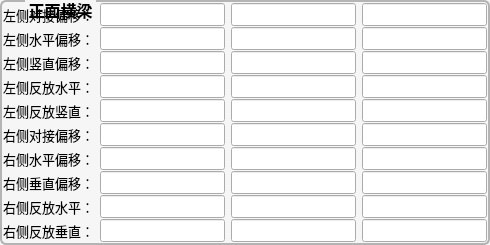
             <widget class="QGroupBox" name="groupBox_13">
              <property name="font">
               <font>
                <pointsize>12</pointsize>
                <bold>true</bold>
               </font>
              </property>
              <property name="styleSheet">
               <string notr="true">QGroupBox {
	color: rgb(0, 0, 0);
	background-color: #f6f6f6;
    border-width: 2px;
    border-radius: 6px;
   border-style:solid;
  border-color: #b4b4b4;
  margin-top: 2ex;
}
QGroupBox::title {
     subcontrol-origin: margin;
     subcontrol-position: top left;
   left:25px;
     margin-left: 0px;
     padding:0 1px;
}</string>
              </property>
              <property name="title">
               <string>正面横梁</string>
              </property>
              <property name="alignment">
               <set>Qt::AlignCenter</set>
              </property>
              <layout class="QGridLayout" name="gridLayout_14">
               <property name="leftMargin">
                <number>1</number>
               </property>
               <property name="topMargin">
                <number>1</number>
               </property>
               <property name="rightMargin">
                <number>1</number>
               </property>
               <property name="bottomMargin">
                <number>1</number>
               </property>
               <property name="horizontalSpacing">
                <number>6</number>
               </property>
               <property name="verticalSpacing">
                <number>1</number>
               </property>
               <item row="6" column="1">
                <widget class="QLineEdit" name="lineEdit_Front_R_Beam_H_X_Shift">
                 <property name="font">
                  <font>
                   <pointsize>10</pointsize>
                   <bold>false</bold>
                  </font>
                 </property>
                </widget>
               </item>
               <item row="9" column="0">
                <widget class="QLabel" name="label_65">
                 <property name="font">
                  <font>
                   <pointsize>10</pointsize>
                   <bold>false</bold>
                  </font>
                 </property>
                 <property name="styleSheet">
                  <string notr="true">color: rgb(0, 0, 0);</string>
                 </property>
                 <property name="text">
                  <string>右侧反放垂直：</string>
                 </property>
                </widget>
               </item>
               <item row="3" column="3">
                <widget class="QLineEdit" name="lineEdit_Front_L_Beam_DH_Z_Shift">
                 <property name="font">
                  <font>
                   <pointsize>10</pointsize>
                   <bold>false</bold>
                  </font>
                 </property>
                </widget>
               </item>
               <item row="5" column="2">
                <widget class="QLineEdit" name="lineEdit_Front_Beam_Region2_Y_Shift">
                 <property name="font">
                  <font>
                   <pointsize>10</pointsize>
                   <bold>false</bold>
                  </font>
                 </property>
                </widget>
               </item>
               <item row="2" column="2">
                <widget class="QLineEdit" name="lineEdit_Front_L_Beam_V_Y_Shift">
                 <property name="font">
                  <font>
                   <pointsize>10</pointsize>
                   <bold>false</bold>
                  </font>
                 </property>
                </widget>
               </item>
               <item row="8" column="0">
                <widget class="QLabel" name="label_64">
                 <property name="font">
                  <font>
                   <pointsize>10</pointsize>
                   <bold>false</bold>
                  </font>
                 </property>
                 <property name="styleSheet">
                  <string notr="true">color: rgb(0, 0, 0);</string>
                 </property>
                 <property name="text">
                  <string>右侧反放水平：</string>
                 </property>
                </widget>
               </item>
               <item row="1" column="0">
                <widget class="QLabel" name="label_54">
                 <property name="sizePolicy">
                  <sizepolicy hsizetype="Preferred" vsizetype="Preferred">
                   <horstretch>0</horstretch>
                   <verstretch>0</verstretch>
                  </sizepolicy>
                 </property>
                 <property name="font">
                  <font>
                   <pointsize>10</pointsize>
                   <bold>false</bold>
                  </font>
                 </property>
                 <property name="styleSheet">
                  <string notr="true">color: rgb(0, 0, 0);</string>
                 </property>
                 <property name="text">
                  <string>左侧水平偏移：</string>
                 </property>
                </widget>
               </item>
               <item row="1" column="3">
                <widget class="QLineEdit" name="lineEdit_Front_L_Beam_H_Z_Shift">
                 <property name="font">
                  <font>
                   <pointsize>10</pointsize>
                   <bold>false</bold>
                  </font>
                 </property>
                </widget>
               </item>
               <item row="3" column="0">
                <widget class="QLabel" name="label_62">
                 <property name="sizePolicy">
                  <sizepolicy hsizetype="Preferred" vsizetype="Preferred">
                   <horstretch>0</horstretch>
                   <verstretch>0</verstretch>
                  </sizepolicy>
                 </property>
                 <property name="font">
                  <font>
                   <pointsize>10</pointsize>
                   <bold>false</bold>
                  </font>
                 </property>
                 <property name="styleSheet">
                  <string notr="true">color: rgb(0, 0, 0);</string>
                 </property>
                 <property name="text">
                  <string>左侧反放水平：</string>
                 </property>
                </widget>
               </item>
               <item row="0" column="0">
                <widget class="QLabel" name="label_49">
                 <property name="font">
                  <font>
                   <pointsize>10</pointsize>
                   <bold>false</bold>
                  </font>
                 </property>
                 <property name="styleSheet">
                  <string notr="true">color: rgb(0, 0, 0);</string>
                 </property>
                 <property name="text">
                  <string>左侧对接偏移：</string>
                 </property>
                </widget>
               </item>
               <item row="4" column="0">
                <widget class="QLabel" name="label_63">
                 <property name="sizePolicy">
                  <sizepolicy hsizetype="Preferred" vsizetype="Preferred">
                   <horstretch>0</horstretch>
                   <verstretch>0</verstretch>
                  </sizepolicy>
                 </property>
                 <property name="font">
                  <font>
                   <pointsize>10</pointsize>
                   <bold>false</bold>
                  </font>
                 </property>
                 <property name="styleSheet">
                  <string notr="true">color: rgb(0, 0, 0);</string>
                 </property>
                 <property name="text">
                  <string>左侧反放竖直：</string>
                 </property>
                </widget>
               </item>
               <item row="9" column="3">
                <widget class="QLineEdit" name="lineEdit_Front_R_Beam_DV_Z_Shift">
                 <property name="font">
                  <font>
                   <pointsize>10</pointsize>
                   <bold>false</bold>
                  </font>
                 </property>
                </widget>
               </item>
               <item row="6" column="0">
                <widget class="QLabel" name="label_48">
                 <property name="font">
                  <font>
                   <pointsize>10</pointsize>
                   <bold>false</bold>
                  </font>
                 </property>
                 <property name="styleSheet">
                  <string notr="true">color: rgb(0, 0, 0);</string>
                 </property>
                 <property name="text">
                  <string>右侧水平偏移：</string>
                 </property>
                </widget>
               </item>
               <item row="4" column="1">
                <widget class="QLineEdit" name="lineEdit_Front_L_Beam_DV_X_Shift">
                 <property name="font">
                  <font>
                   <pointsize>10</pointsize>
                   <bold>false</bold>
                  </font>
                 </property>
                </widget>
               </item>
               <item row="7" column="3">
                <widget class="QLineEdit" name="lineEdit_Front_R_Beam_V_Z_Shift">
                 <property name="font">
                  <font>
                   <pointsize>10</pointsize>
                   <bold>false</bold>
                  </font>
                 </property>
                </widget>
               </item>
               <item row="0" column="3">
                <widget class="QLineEdit" name="lineEdit_Front_Beam_Region1_Z_Shift">
                 <property name="font">
                  <font>
                   <pointsize>10</pointsize>
                   <bold>false</bold>
                  </font>
                 </property>
                </widget>
               </item>
               <item row="8" column="3">
                <widget class="QLineEdit" name="lineEdit_Front_R_Beam_DH_Z_Shift">
                 <property name="font">
                  <font>
                   <pointsize>10</pointsize>
                   <bold>false</bold>
                  </font>
                 </property>
                </widget>
               </item>
               <item row="5" column="0">
                <widget class="QLabel" name="label_46">
                 <property name="font">
                  <font>
                   <pointsize>10</pointsize>
                   <bold>false</bold>
                  </font>
                 </property>
                 <property name="styleSheet">
                  <string notr="true">color: rgb(0, 0, 0);</string>
                 </property>
                 <property name="text">
                  <string>右侧对接偏移：</string>
                 </property>
                </widget>
               </item>
               <item row="1" column="1">
                <widget class="QLineEdit" name="lineEdit_Front_L_Beam_H_X_Shift">
                 <property name="font">
                  <font>
                   <pointsize>10</pointsize>
                   <bold>false</bold>
                  </font>
                 </property>
                </widget>
               </item>
               <item row="8" column="2">
                <widget class="QLineEdit" name="lineEdit_Front_R_Beam_DH_Y_Shift">
                 <property name="font">
                  <font>
                   <pointsize>10</pointsize>
                   <bold>false</bold>
                  </font>
                 </property>
                </widget>
               </item>
               <item row="4" column="2">
                <widget class="QLineEdit" name="lineEdit_Front_L_Beam_DV_Y_Shift">
                 <property name="font">
                  <font>
                   <pointsize>10</pointsize>
                   <bold>false</bold>
                  </font>
                 </property>
                </widget>
               </item>
               <item row="7" column="0">
                <widget class="QLabel" name="label_53">
                 <property name="font">
                  <font>
                   <pointsize>10</pointsize>
                   <bold>false</bold>
                  </font>
                 </property>
                 <property name="styleSheet">
                  <string notr="true">color: rgb(0, 0, 0);</string>
                 </property>
                 <property name="text">
                  <string>右侧垂直偏移：</string>
                 </property>
                </widget>
               </item>
               <item row="9" column="2">
                <widget class="QLineEdit" name="lineEdit_Front_R_Beam_DV_Y_Shift">
                 <property name="font">
                  <font>
                   <pointsize>10</pointsize>
                   <bold>false</bold>
                  </font>
                 </property>
                </widget>
               </item>
               <item row="2" column="0">
                <widget class="QLabel" name="label_57">
                 <property name="sizePolicy">
                  <sizepolicy hsizetype="Preferred" vsizetype="Preferred">
                   <horstretch>0</horstretch>
                   <verstretch>0</verstretch>
                  </sizepolicy>
                 </property>
                 <property name="font">
                  <font>
                   <pointsize>10</pointsize>
                   <bold>false</bold>
                  </font>
                 </property>
                 <property name="styleSheet">
                  <string notr="true">color: rgb(0, 0, 0);</string>
                 </property>
                 <property name="text">
                  <string>左侧竖直偏移：</string>
                 </property>
                </widget>
               </item>
               <item row="6" column="2">
                <widget class="QLineEdit" name="lineEdit_Front_R_Beam_H_Y_Shift">
                 <property name="font">
                  <font>
                   <pointsize>10</pointsize>
                   <bold>false</bold>
                  </font>
                 </property>
                </widget>
               </item>
               <item row="0" column="2">
                <widget class="QLineEdit" name="lineEdit_Front_Beam_Region1_Y_Shift">
                 <property name="font">
                  <font>
                   <pointsize>10</pointsize>
                   <bold>false</bold>
                  </font>
                 </property>
                </widget>
               </item>
               <item row="9" column="1">
                <widget class="QLineEdit" name="lineEdit_Front_R_Beam_DV_X_Shift">
                 <property name="font">
                  <font>
                   <pointsize>10</pointsize>
                   <bold>false</bold>
                  </font>
                 </property>
                </widget>
               </item>
               <item row="5" column="1">
                <widget class="QLineEdit" name="lineEdit_Front_Beam_Region2_X_Shift">
                 <property name="font">
                  <font>
                   <pointsize>10</pointsize>
                   <bold>false</bold>
                  </font>
                 </property>
                </widget>
               </item>
               <item row="7" column="1">
                <widget class="QLineEdit" name="lineEdit_Front_R_Beam_V_X_Shift">
                 <property name="font">
                  <font>
                   <pointsize>10</pointsize>
                   <bold>false</bold>
                  </font>
                 </property>
                </widget>
               </item>
               <item row="3" column="2">
                <widget class="QLineEdit" name="lineEdit_Front_L_Beam_DH_Y_Shift">
                 <property name="font">
                  <font>
                   <pointsize>10</pointsize>
                   <bold>false</bold>
                  </font>
                 </property>
                </widget>
               </item>
               <item row="8" column="1">
                <widget class="QLineEdit" name="lineEdit_Front_R_Beam_DH_X_Shift">
                 <property name="font">
                  <font>
                   <pointsize>10</pointsize>
                   <bold>false</bold>
                  </font>
                 </property>
                </widget>
               </item>
               <item row="7" column="2">
                <widget class="QLineEdit" name="lineEdit_Front_R_Beam_V_Y_Shift">
                 <property name="font">
                  <font>
                   <pointsize>10</pointsize>
                   <bold>false</bold>
                  </font>
                 </property>
                </widget>
               </item>
               <item row="2" column="1">
                <widget class="QLineEdit" name="lineEdit_Front_L_Beam_V_X_Shift">
                 <property name="font">
                  <font>
                   <pointsize>10</pointsize>
                   <bold>false</bold>
                  </font>
                 </property>
                </widget>
               </item>
               <item row="2" column="3">
                <widget class="QLineEdit" name="lineEdit_Front_L_Beam_V_Z_Shift">
                 <property name="font">
                  <font>
                   <pointsize>10</pointsize>
                   <bold>false</bold>
                  </font>
                 </property>
                </widget>
               </item>
               <item row="4" column="3">
                <widget class="QLineEdit" name="lineEdit_Front_L_Beam_DV_Z_Shift">
                 <property name="font">
                  <font>
                   <pointsize>10</pointsize>
                   <bold>false</bold>
                  </font>
                 </property>
                </widget>
               </item>
               <item row="5" column="3">
                <widget class="QLineEdit" name="lineEdit_Front_Beam_Region2_Z_Shift">
                 <property name="font">
                  <font>
                   <pointsize>10</pointsize>
                   <bold>false</bold>
                  </font>
                 </property>
                </widget>
               </item>
               <item row="0" column="1">
                <widget class="QLineEdit" name="lineEdit_Front_Beam_Region1_X_Shift">
                 <property name="font">
                  <font>
                   <pointsize>10</pointsize>
                   <bold>false</bold>
                  </font>
                 </property>
                </widget>
               </item>
               <item row="3" column="1">
                <widget class="QLineEdit" name="lineEdit_Front_L_Beam_DH_X_Shift">
                 <property name="font">
                  <font>
                   <pointsize>10</pointsize>
                   <bold>false</bold>
                  </font>
                 </property>
                </widget>
               </item>
               <item row="6" column="3">
                <widget class="QLineEdit" name="lineEdit_Front_R_Beam_H_Z_Shift">
                 <property name="font">
                  <font>
                   <pointsize>10</pointsize>
                   <bold>false</bold>
                  </font>
                 </property>
                </widget>
               </item>
               <item row="1" column="2">
                <widget class="QLineEdit" name="lineEdit_Front_L_Beam_H_Y_Shift">
                 <property name="font">
                  <font>
                   <pointsize>10</pointsize>
                   <bold>false</bold>
                  </font>
                 </property>
                </widget>
               </item>
              </layout>
             </widget>
